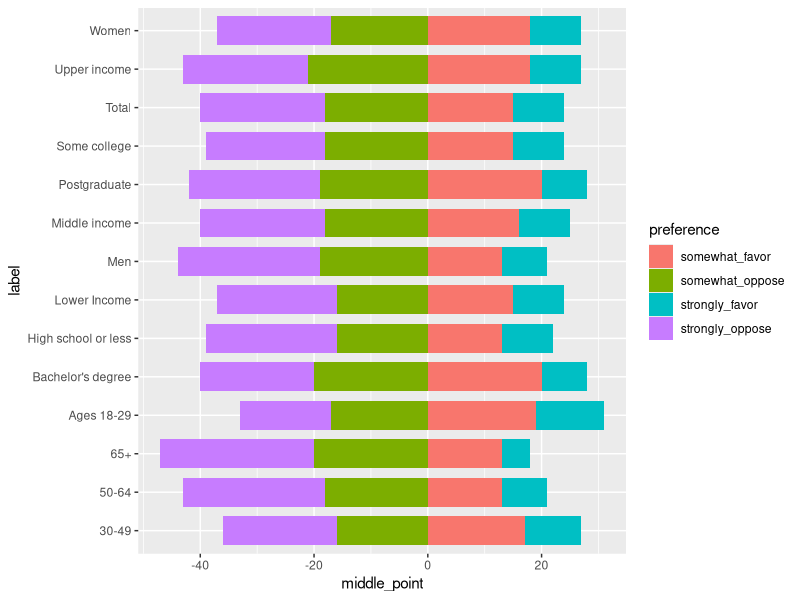
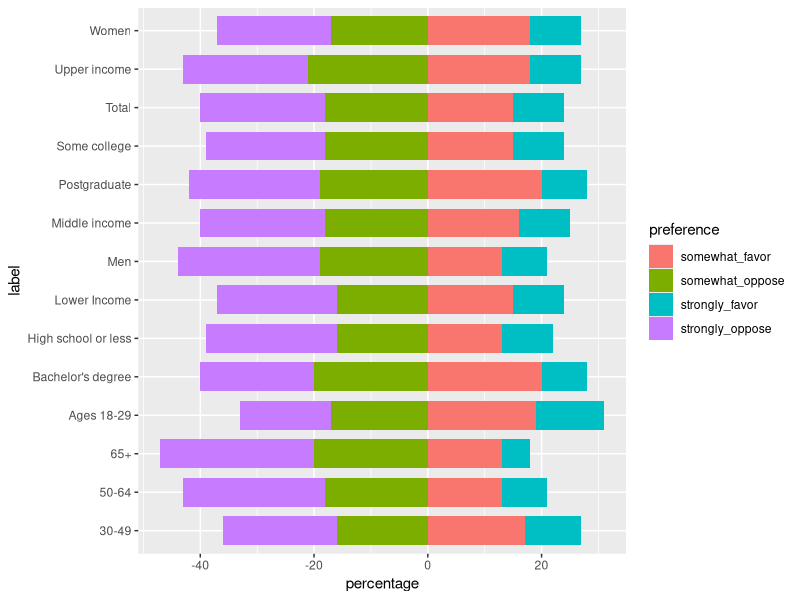
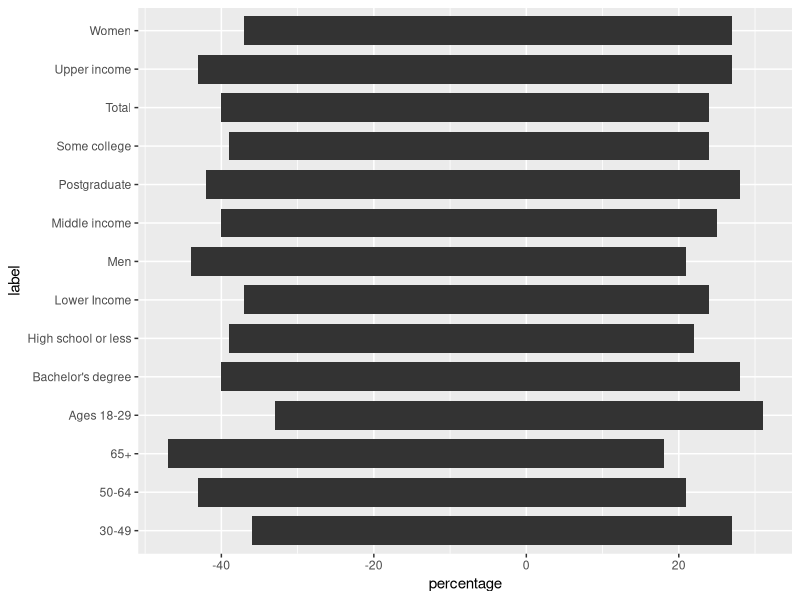
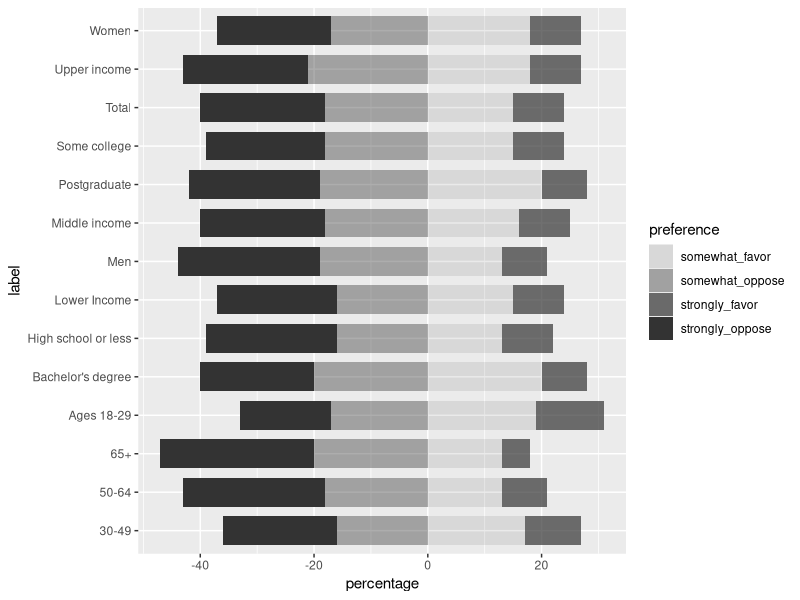
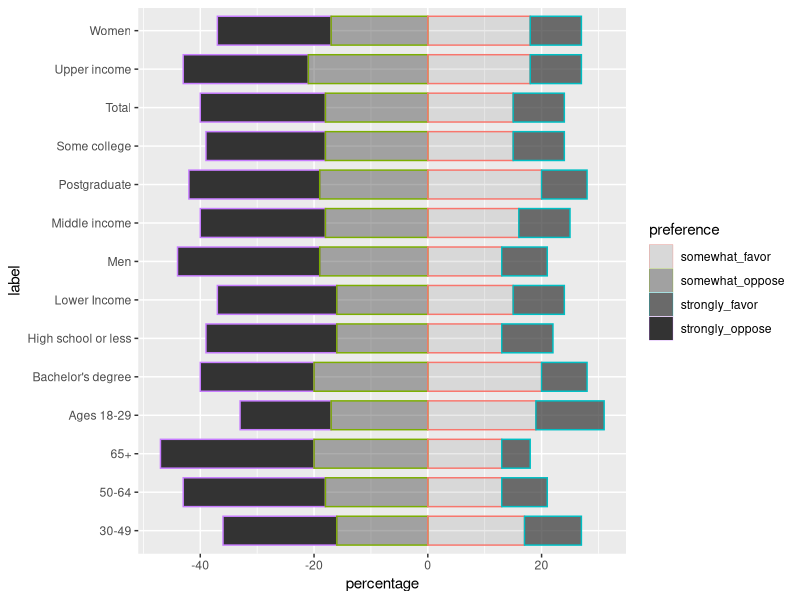

These charts were generated, in order, by the following R code:
## ---- chunk 1
knitr::opts_chunk$set(echo = TRUE)
options(tidyverse.quiet = TRUE)
## ---- chunk 2
library(tidyverse)


library(tidyverse)
original_dat <- tribble(
  ~label, ~group, ~strongly_oppose, ~somewhat_oppose, ~somewhat_favor, ~strongly_favor, ~neither, ~no_experience,
  'Total', 'total', 22, 18, 15, 9, 32, 4,
  'Men', 'gender', 25, 19, 13, 8, 32, 3,
  'Women', 'gender', 20, 17, 18, 9, 32, 3,
  'Ages 18-29', 'age', 16, 17, 19, 12, 32, 4,
  '30-49', 'age', 20, 16, 17, 10, 33, 3,
  '50-64', 'age', 25, 18, 13, 8, 32, 4,
  '65+', 'age', 27, 20, 13, 5, 31, 4,
  'High school or less', 'education', 23, 16, 13, 9, 32, 7,
  'Some college', 'education', 21, 18, 15, 9, 35, 2,
  'Bachelor\'s degree', 'education', 20, 20, 20, 8, 31, 1,
  'Postgraduate', 'education', 23, 19, 20, 8, 30, 1,
  'Lower Income', 'income', 21, 16, 15, 9, 32, 7,
  'Middle income', 'income', 22, 18, 16, 9, 33, 2,
  'Upper income', 'income', 22, 21, 18, 9, 30, 0
  
)

original_dat
## # A tibble: 14 × 

dat_longer <- original_dat |> 
  pivot_longer(
    cols = strongly_oppose:no_experience,
    values_to = 'percentage',
    names_to = 'preference'
  )

dat_diverging <- dat_longer |> 
  filter(!(preference %in% c('neither', 'no_experience'))) 


computed_values <- dat_diverging |> 
  mutate(
    middle_shift = sum(percentage[1:2]),
    lagged_percentage = lag(percentage, default = 0),
    left = cumsum(lagged_percentage) - middle_shift,
    right = cumsum(percentage) - middle_shift,
    middle_point = (left + right) / 2,
    width = right - left,
    .by = label
  )

computed_values


bar_width <- 0.75
computed_values |> 
  ggplot() +
  geom_tile(
    aes(
      x = middle_point, 
      y = label,
      width = width,
      fill = preference
    ),
    height = bar_width
  )

## ---- chunk 3
compute_panel_values <- function(data, scales){
  
  data |> 
  mutate(
    middle_shift = sum(x[1:2]),
    lagged_percentage = lag(x, default = 0),
    left = cumsum(lagged_percentage) - middle_shift,
    right = cumsum(x) - middle_shift,
    x = (left + right) / 2,
    width = right - left,
    .by = y
  )
  
}

dat_diverging %>% 
  select(x = percentage, 
         y = label,
         color = preference) %>% 
  compute_panel_values()


StatDivergent <- ggproto("StatDivergent", 
                         Stat,
                         compute_panel = compute_panel_values)


dat_diverging |> 
  ggplot() +
  aes(x = percentage, 
      y = label,
      fill = preference) + 
  geom_tile(stat = StatDivergent, height = .75)


last_plot() + 
  aes(fill = NULL)


last_plot() + 
  aes(alpha = preference)

last_plot() + 
  aes(color = preference) + 
  aes(linewidth = I(.5))

